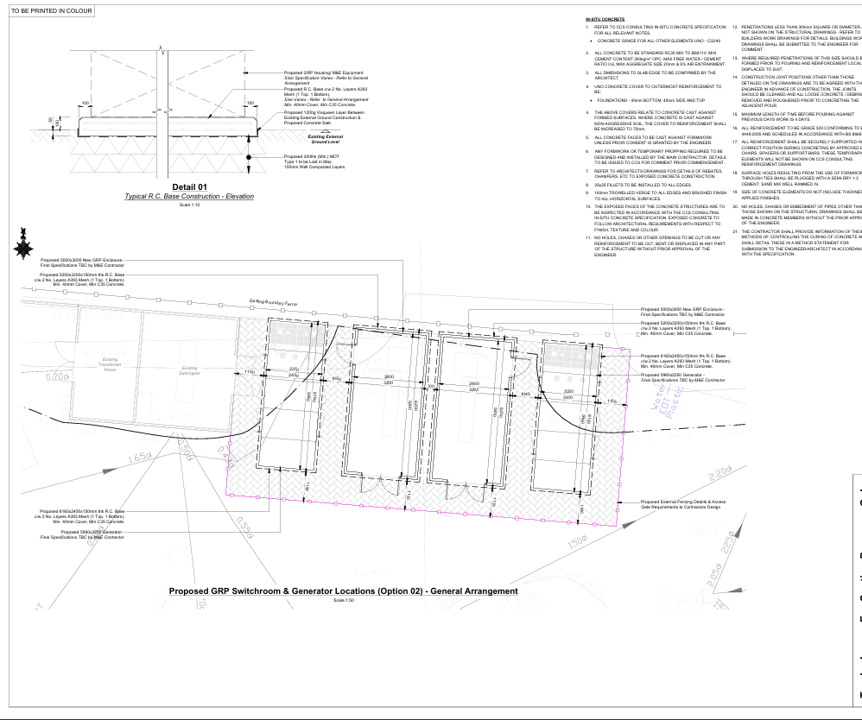
#> input picture coworkerold/bigger.png, 862 x 720 px
$ jupyter execute '2D detail extraction not 100 working.ipynb'   (shell and % lines are left out)
#> lines starting #> are read from the running program, lines starting #| are printed output that depends on the picture
[cell 1]
import cv2
import numpy as np
from matplotlib import pyplot as plt

# --- Load images in grayscale ---
full_img = cv2.imread("bigger.png", cv2.IMREAD_GRAYSCALE)
#> full_img: shape (720, 862); min 0, max 255, mean 247
zoomed_img = cv2.imread("smaller2.png", cv2.IMREAD_GRAYSCALE)
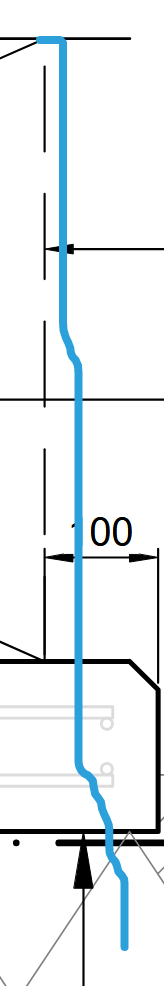
#> input picture coworkerold/smaller2.png, 164 x 986 px
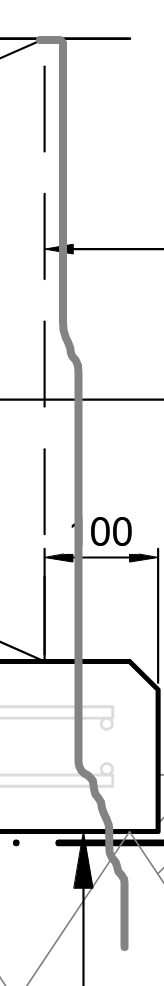
#> zoomed_img: shape (986, 164); min 0, max 255, mean 237.4

# Check images loaded properly
if full_img is None or zoomed_img is None:
    raise FileNotFoundError("One or both images not found or path is wrong.")

print(f"Full image shape: {full_img.shape}")
#| Full image shape: (720, 862)
print(f"Zoomed image shape: {zoomed_img.shape}")
#| Zoomed image shape: (986, 164)

# --- Initialize SIFT detector ---
sift = cv2.SIFT_create()

# --- Detect keypoints and descriptors ---
kp1, des1 = sift.detectAndCompute(zoomed_img, None)
#> kp1 = 155 keypoints; strongest (x, y, size): (16, 843, 4.3), (129, 38, 2.3), (83, 879, 14.2), (133, 558, 6.6)
kp2, des2 = sift.detectAndCompute(full_img, None)
#> kp2 = 2625 keypoints; strongest (x, y, size): (248, 157, 3.2), (23, 249, 9.2), (248, 167, 2.2), (248, 141, 2.2)

# Check descriptors found
if des1 is None or des2 is None:
    raise ValueError("Could not find descriptors in one or both images. Images might be too sparse or blank.")

print(f"Keypoints in zoomed image: {len(kp1)}")
#| Keypoints in zoomed image: 155
print(f"Keypoints in full image: {len(kp2)}")
#| Keypoints in full image: 2625

# --- Set up FLANN matcher ---
FLANN_INDEX_KDTREE = 1
index_params = dict(algorithm=FLANN_INDEX_KDTREE, trees=5)
search_params = dict(checks=50)
flann = cv2.FlannBasedMatcher(index_params, search_params)

# --- Match descriptors using k-NN ---
matches = flann.knnMatch(des1, des2, k=2)
#> matches = 155 matches

# --- Apply Lowe's ratio test ---
good_matches = []
for m, n in matches:
    if m.distance < 0.75 * n.distance:
        good_matches.append(m)
#> after the loop, good_matches = 14 matches

print(f"Good matches found: {len(good_matches)}")
#| Good matches found: 14

# --- Decision heuristic ---
MIN_MATCH_COUNT = 20
if len(good_matches) > MIN_MATCH_COUNT:
    print("✅ Likely the zoomed image is part of the full image.")
else:
    print("❌ Unlikely the zoomed image is part of the full image.")

# --- Visualize matches ---
matched_img = cv2.drawMatches(
    zoomed_img, kp1, full_img, kp2, good_matches, None,
    flags=cv2.DrawMatchesFlags_NOT_DRAW_SINGLE_POINTS
)
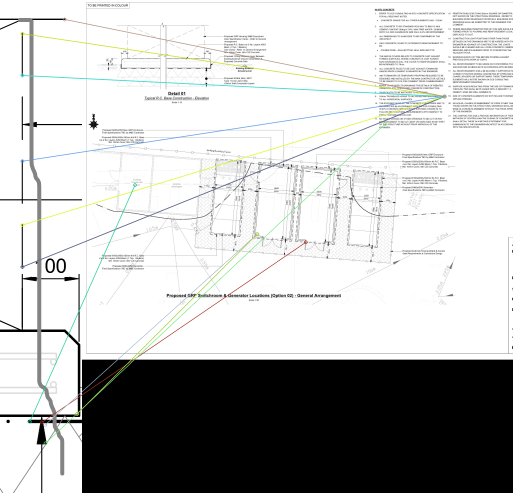
#> matched_img: shape (986, 1026, 3) (shown at 1/2 size); mean of channels 0, 1, 2 188.2, 188.8, 188.3; drawn as B, G, R

plt.figure(figsize=(16, 8))
plt.imshow(matched_img, cmap='gray')
plt.title(f"Good Matches (>{MIN_MATCH_COUNT} is good)")
plt.axis('off')
plt.show()

[cell 2]
import cv2
import numpy as np
from matplotlib import pyplot as plt

# --- Load images in grayscale ---
full_img = cv2.imread("bigger.png", cv2.IMREAD_GRAYSCALE)
zoomed_img = cv2.imread("smaller.png", cv2.IMREAD_GRAYSCALE)
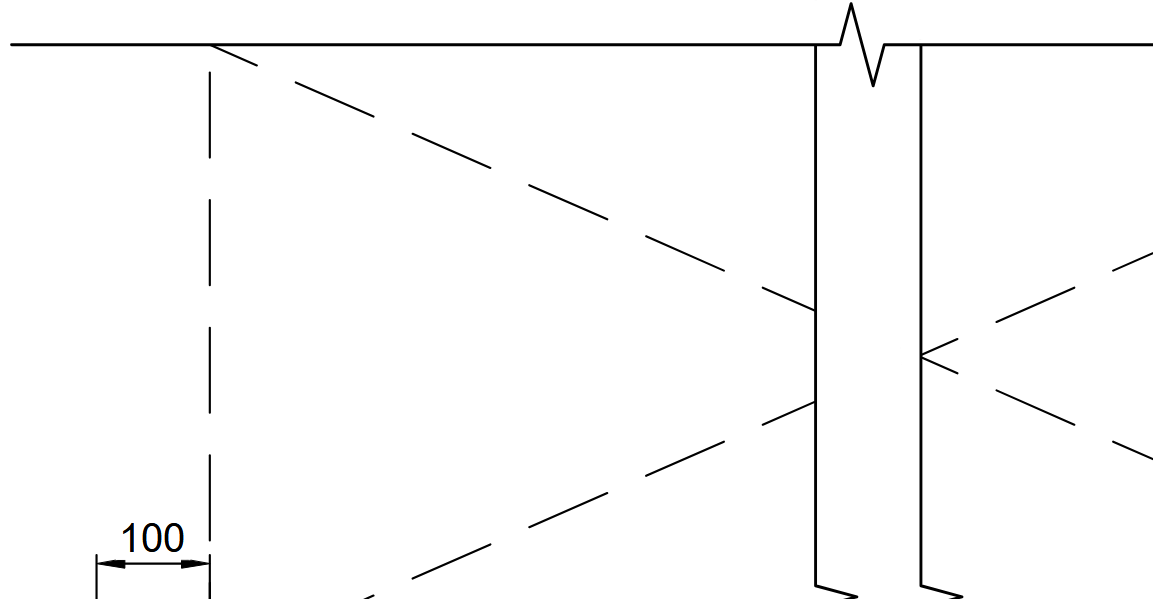
#> input picture coworkerold/smaller.png, 1153 x 599 px
#> zoomed_img: shape (599, 1153); min 0, max 255, mean 250.7

# Check images loaded properly
if full_img is None or zoomed_img is None:
    raise FileNotFoundError("One or both images not found or path is wrong.")

print(f"Full image shape: {full_img.shape}")
#| Full image shape: (720, 862)
print(f"Zoomed image shape: {zoomed_img.shape}")
#| Zoomed image shape: (599, 1153)

# --- Initialize SIFT detector with more features for architecture ---
sift = cv2.SIFT_create(nfeatures=2000)  # Increase from default 0 (unlimited) to reasonable limit

# --- Detect keypoints and descriptors ---
kp1, des1 = sift.detectAndCompute(zoomed_img, None)
#> kp1 = 108 keypoints; strongest (x, y, size): (132, 550, 3), (120, 564, 6.8), (489, 545, 1.9), (296, 83, 1.9)
kp2, des2 = sift.detectAndCompute(full_img, None)
#> kp2 = 2000 keypoints; strongest (x, y, size): (248, 157, 3.2), (23, 249, 9.2), (248, 167, 2.2), (248, 141, 2.2)

# Check descriptors found
if des1 is None or des2 is None:
    raise ValueError("Could not find descriptors in one or both images.")

print(f"Keypoints in zoomed image: {len(kp1)}")
#| Keypoints in zoomed image: 108
print(f"Keypoints in full image: {len(kp2)}")
#| Keypoints in full image: 2000

# --- Set up FLANN matcher ---
FLANN_INDEX_KDTREE = 1
index_params = dict(algorithm=FLANN_INDEX_KDTREE, trees=5)
search_params = dict(checks=50)
flann = cv2.FlannBasedMatcher(index_params, search_params)

# --- Match descriptors using k-NN ---
matches = flann.knnMatch(des1, des2, k=2)
#> matches = 108 matches

# --- Apply Lowe's ratio test (slightly stricter for architecture) ---
good_matches = []
for match_pair in matches:
    if len(match_pair) == 2:  # Ensure we have 2 matches
        m, n = match_pair
        if m.distance < 0.7 * n.distance:  # Stricter ratio for precision
            good_matches.append(m)
#> this loop made 108 passes
#> after the loop, good_matches = 20 matches

print(f"Good matches found: {len(good_matches)}")
#| Good matches found: 20

# --- Decision heuristic ---
MIN_MATCH_COUNT = 15  # Slightly lower threshold
if len(good_matches) > MIN_MATCH_COUNT:
    print("✅ Likely the zoomed image is part of the full image.")
else:
    print("❌ Unlikely the zoomed image is part of the full image.")

# --- Visualize matches ---
matched_img = cv2.drawMatches(
    zoomed_img, kp1, full_img, kp2, good_matches, None,
    flags=cv2.DrawMatchesFlags_NOT_DRAW_SINGLE_POINTS
)
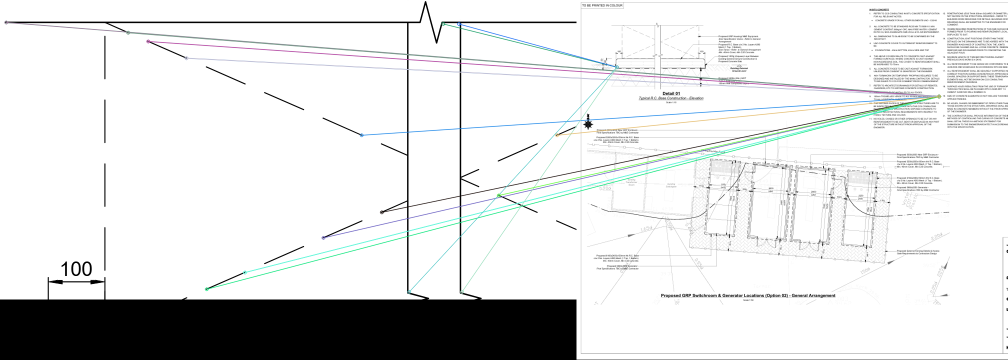
#> matched_img: shape (720, 2015, 3) (shown at 1/2 size); mean of channels 0, 1, 2 223.5, 223.5, 222.7; drawn as B, G, R

plt.figure(figsize=(16, 8))
plt.imshow(matched_img, cmap='gray')
plt.title(f"Good Matches ({len(good_matches)} found, >{MIN_MATCH_COUNT} needed)")
plt.axis('off')
plt.show()
